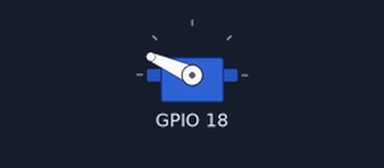
Simulated run of this program. Board: Raspberry Pi (BCM pin numbers). Shown: servo. Servo angles are drawn from the pulse width (0.5 ms = 0°, 2.5 ms = 180°). At 0.2 s the program stops and its outputs stay as they are.

Above: at 0.2 s.
Timing chart, 0 to 1.7 s (numbered marks = the images above):
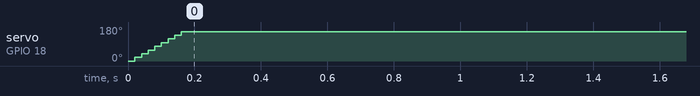

Measured:
- by itself, servo on GPIO 18: 0° → 156° at 0.02 s

The program:

wave.py
```python
#!/usr/bin/env python
import sys

import sys
import Servo

myS = Servo.Servo()

if len(sys.argv) > 1:
    times = sys.argv[1]
    for i in range(0, times):
        myS.sweep(60, 120, 0.01)
        myS.sweep(120, 60, 0.01)
else:
    myS.sweep(0, 174, 0.001)
```

Servo.py
```python
# Servo Control
import time
import wiringpi


class Servo(object):
    def __init__(self, pin=18, rotMin=0, rotMax=180, pulseMin=50, pulseMax=250):
        self.setup(pin, rotMin, rotMax, pulseMin, pulseMax)

    def setup(self, pin=18, rotMin=0, rotMax=180, pulseMin=50, pulseMax=250):
        self.pin = pin
        self.rotMin = rotMin
        self.rotMax = rotMax
        self.pulseMin = pulseMin
        self.pulseMax = pulseMax
        # use 'GPIO naming'
        wiringpi.wiringPiSetupGpio()
        # set pin to be PWM output
        wiringpi.pinMode(self.pin, wiringpi.GPIO.PWM_OUTPUT)
        # set the PWM mode to milliseconds stype
        wiringpi.pwmSetMode(wiringpi.GPIO.PWM_MODE_MS)
        # divide down clock
        wiringpi.pwmSetClock(192)
        wiringpi.pwmSetRange(2000)

    def rotateTo(self, rotation):
        pulse = translate(rotation, self.rotMin, self.rotMax, self.pulseMin, self.pulseMax)
        wiringpi.pwmWrite(int(self.pin), int(pulse))

    def sweep(self, rotFrom, rotTo, delay):
        self.rotateTo(rotFrom)
        step = 1
        if rotFrom > rotTo:
            step = -1
        for i in range(int(rotFrom), int(rotTo), step):
            self.rotateTo(i)
            time.sleep(delay)

def translate(value, leftMin, leftMax, rightMin, rightMax):
    # Figure out how 'wide' each range is
    leftSpan = leftMax - leftMin
    rightSpan = rightMax - rightMin

    # Convert the left range into a 0-1 range (float)
    valueScaled = float(value - leftMin) / float(leftSpan)

    # Convert the 0-1 range into a value in the right range.
    return rightMin + (valueScaled * rightSpan)


def testRotate():
    myS = Servo()
    myS.rotateTo(myS.rotMin)
    for i in range(myS.rotMin, myS.rotMax, 10):
        myS.rotateTo(i)

def testSweep():
    myS = Servo()
    myS.sweep(0, 90, 0.1)
    myS.sweep(90, 0, 0.1)

if __name__ == '__main__':
    testSweep()
```
